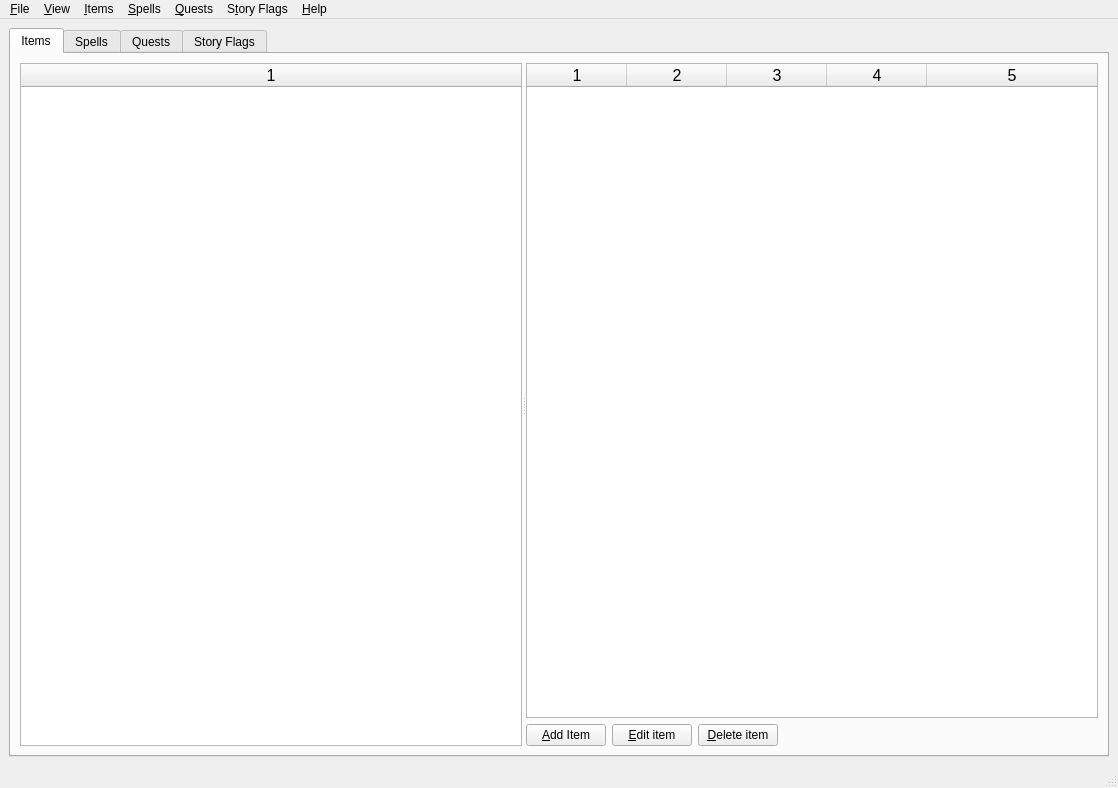
<?xml version="1.0" encoding="UTF-8"?>
<ui version="4.0">
 <class>MainForm</class>
 <widget class="QMainWindow" name="MainForm">
  <property name="geometry">
   <rect>
    <x>0</x>
    <y>0</y>
    <width>1118</width>
    <height>788</height>
   </rect>
  </property>
  <property name="windowTitle">
   <string>Game Data Editor</string>
  </property>
  <property name="windowIcon">
   <iconset resource="../res/global.qrc">
    <normaloff>:/GameDataEditor Icon.png</normaloff>:/GameDataEditor Icon.png</iconset>
  </property>
  <widget class="QWidget" name="centralwidget">
   <layout class="QGridLayout" name="gridLayout">
    <item row="0" column="0">
     <widget class="QTabWidget" name="tabWidgetSections">
      <property name="currentIndex">
       <number>0</number>
      </property>
      <widget class="QWidget" name="tabItems">
       <attribute name="title">
        <string>Items</string>
       </attribute>
       <layout class="QVBoxLayout" name="itemsLayout">
        <item>
         <layout class="QHBoxLayout" name="horizontalLayout">
          <item>
           <widget class="QSplitter" name="splitter">
            <property name="orientation">
             <enum>Qt::Horizontal</enum>
            </property>
            <widget class="QTableWidget" name="tableWidgetItemCategories">
             <property name="font">
              <font>
               <pointsize>12</pointsize>
              </font>
             </property>
             <property name="editTriggers">
              <set>QAbstractItemView::NoEditTriggers</set>
             </property>
             <property name="selectionMode">
              <enum>QAbstractItemView::SingleSelection</enum>
             </property>
             <property name="selectionBehavior">
              <enum>QAbstractItemView::SelectRows</enum>
             </property>
             <property name="iconSize">
              <size>
               <width>24</width>
               <height>24</height>
              </size>
             </property>
             <property name="columnCount">
              <number>1</number>
             </property>
             <attribute name="horizontalHeaderVisible">
              <bool>true</bool>
             </attribute>
             <attribute name="horizontalHeaderStretchLastSection">
              <bool>true</bool>
             </attribute>
             <attribute name="verticalHeaderVisible">
              <bool>false</bool>
             </attribute>
             <column/>
            </widget>
            <widget class="QWidget" name="verticalLayoutWidget">
             <layout class="QVBoxLayout" name="verticalLayout">
              <item>
               <widget class="QTableWidget" name="tableWidgetItems">
                <property name="font">
                 <font>
                  <pointsize>12</pointsize>
                 </font>
                </property>
                <property name="editTriggers">
                 <set>QAbstractItemView::NoEditTriggers</set>
                </property>
                <property name="alternatingRowColors">
                 <bool>true</bool>
                </property>
                <property name="selectionMode">
                 <enum>QAbstractItemView::SingleSelection</enum>
                </property>
                <property name="selectionBehavior">
                 <enum>QAbstractItemView::SelectRows</enum>
                </property>
                <property name="iconSize">
                 <size>
                  <width>24</width>
                  <height>24</height>
                 </size>
                </property>
                <property name="sortingEnabled">
                 <bool>true</bool>
                </property>
                <property name="rowCount">
                 <number>0</number>
                </property>
                <property name="columnCount">
                 <number>5</number>
                </property>
                <attribute name="horizontalHeaderStretchLastSection">
                 <bool>true</bool>
                </attribute>
                <attribute name="verticalHeaderVisible">
                 <bool>false</bool>
                </attribute>
                <column/>
                <column/>
                <column/>
                <column/>
                <column/>
               </widget>
              </item>
              <item>
               <layout class="QHBoxLayout" name="horizontalLayout_2">
                <item>
                 <widget class="QPushButton" name="pushButtonAddItem">
                  <property name="text">
                   <string>&amp;Add Item</string>
                  </property>
                  <property name="icon">
                   <iconset resource="../res/global.qrc">
                    <normaloff>:/commonEditor.UI/res/gtk-add.svg</normaloff>:/commonEditor.UI/res/gtk-add.svg</iconset>
                  </property>
                 </widget>
                </item>
                <item>
                 <widget class="QPushButton" name="pushButtonEditItem">
                  <property name="text">
                   <string>&amp;Edit item</string>
                  </property>
                  <property name="icon">
                   <iconset resource="../res/global.qrc">
                    <normaloff>:/commonEditor.UI/res/gtk-edit.svg</normaloff>:/commonEditor.UI/res/gtk-edit.svg</iconset>
                  </property>
                 </widget>
                </item>
                <item>
                 <widget class="QPushButton" name="pushButtonDeleteItem">
                  <property name="text">
                   <string>&amp;Delete item</string>
                  </property>
                  <property name="icon">
                   <iconset resource="../res/global.qrc">
                    <normaloff>:/commonEditor.UI/res/gtk-delete.svg</normaloff>:/commonEditor.UI/res/gtk-delete.svg</iconset>
                  </property>
                 </widget>
                </item>
                <item>
                 <spacer name="horizontalSpacer">
                  <property name="orientation">
                   <enum>Qt::Horizontal</enum>
                  </property>
                  <property name="sizeHint" stdset="0">
                   <size>
                    <width>40</width>
                    <height>20</height>
                   </size>
                  </property>
                 </spacer>
                </item>
               </layout>
              </item>
             </layout>
            </widget>
           </widget>
          </item>
         </layout>
        </item>
       </layout>
      </widget>
      <widget class="QWidget" name="tabSpells">
       <attribute name="title">
        <string>Spells</string>
       </attribute>
       <layout class="QVBoxLayout" name="spellsLayout">
        <item>
         <widget class="QLabel" name="labelSpellsPlaceholder">
          <property name="text">
           <string>Spell editing is not available yet.</string>
          </property>
          <property name="alignment">
           <set>Qt::AlignCenter</set>
          </property>
          <property name="wordWrap">
           <bool>true</bool>
          </property>
         </widget>
        </item>
       </layout>
      </widget>
      <widget class="QWidget" name="tabQuests">
       <attribute name="title">
        <string>Quests</string>
       </attribute>
       <layout class="QVBoxLayout" name="questsLayout">
        <item>
         <widget class="QLabel" name="labelQuestsPlaceholder">
          <property name="text">
           <string>Quest editing is not available yet.</string>
          </property>
          <property name="alignment">
           <set>Qt::AlignCenter</set>
          </property>
          <property name="wordWrap">
           <bool>true</bool>
          </property>
         </widget>
        </item>
       </layout>
      </widget>
      <widget class="QWidget" name="tabStoryFlags">
       <attribute name="title">
        <string>Story Flags</string>
       </attribute>
       <layout class="QVBoxLayout" name="storyFlagsLayout">
        <item>
         <widget class="QLabel" name="labelStoryFlagsPlaceholder">
          <property name="text">
           <string>Story flag editing is not available yet.</string>
          </property>
          <property name="alignment">
           <set>Qt::AlignCenter</set>
          </property>
          <property name="wordWrap">
           <bool>true</bool>
          </property>
         </widget>
        </item>
       </layout>
      </widget>
     </widget>
    </item>
   </layout>
  </widget>
  <widget class="QMenuBar" name="menubar">
   <property name="geometry">
    <rect>
     <x>0</x>
     <y>0</y>
     <width>1118</width>
     <height>22</height>
    </rect>
   </property>
   <widget class="QMenu" name="menu_File">
    <property name="geometry">
     <rect>
      <x>273</x>
      <y>179</y>
      <width>260</width>
      <height>129</height>
     </rect>
    </property>
    <property name="sizePolicy">
     <sizepolicy hsizetype="Preferred" vsizetype="Preferred">
      <horstretch>0</horstretch>
      <verstretch>0</verstretch>
     </sizepolicy>
    </property>
    <property name="minimumSize">
     <size>
      <width>260</width>
      <height>0</height>
     </size>
    </property>
    <property name="title">
     <string>&amp;File</string>
    </property>
    <widget class="QMenu" name="menu_RecentItemsDB">
     <property name="title">
      <string>&amp;Recent Items DB</string>
     </property>
     <addaction name="action_RecentMap1"/>
     <addaction name="action_RecentMap2"/>
     <addaction name="action_RecentMap3"/>
     <addaction name="action_RecentMap4"/>
     <addaction name="action_RecentMap5"/>
    </widget>
    <addaction name="menu_RecentItemsDB"/>
    <addaction name="separator"/>
    <addaction name="action_Save"/>
    <addaction name="separator"/>
    <addaction name="action_Quit"/>
   </widget>
   <widget class="QMenu" name="menuHelp">
    <property name="title">
     <string>&amp;Help</string>
    </property>
    <addaction name="action_About"/>
   </widget>
   <widget class="QMenu" name="menu_View">
    <property name="title">
     <string>&amp;View</string>
    </property>
    <widget class="QMenu" name="menu_Color_theme">
     <property name="title">
      <string>&amp;Color theme</string>
     </property>
     <addaction name="action_LightTheme"/>
     <addaction name="action_DarkTheme"/>
    </widget>
    <addaction name="menu_Color_theme"/>
   </widget>
   <widget class="QMenu" name="menu_Items">
    <property name="title">
     <string>&amp;Items</string>
    </property>
    <addaction name="action_AddItem"/>
    <addaction name="action_EditItem"/>
    <addaction name="action_DeleteItem"/>
    <addaction name="separator"/>
    <addaction name="action_ManageTextures"/>
   </widget>
   <widget class="QMenu" name="menu_Spells">
    <property name="title">
     <string>&amp;Spells</string>
    </property>
   </widget>
   <widget class="QMenu" name="menu_Quests">
    <property name="title">
     <string>&amp;Quests</string>
    </property>
   </widget>
   <widget class="QMenu" name="menu_StoryFlags">
    <property name="title">
     <string>S&amp;tory Flags</string>
    </property>
   </widget>
   <addaction name="menu_File"/>
   <addaction name="menu_View"/>
   <addaction name="menu_Items"/>
   <addaction name="menu_Spells"/>
   <addaction name="menu_Quests"/>
   <addaction name="menu_StoryFlags"/>
   <addaction name="menuHelp"/>
  </widget>
  <widget class="QStatusBar" name="statusbar"/>
  <action name="action_Quit">
   <property name="icon">
    <iconset resource="../res/global.qrc">
     <normaloff>:/commonEditor.UI/res/exit.svg</normaloff>:/commonEditor.UI/res/exit.svg</iconset>
   </property>
   <property name="text">
    <string>&amp;Quit</string>
   </property>
  </action>
  <action name="action_About">
   <property name="text">
    <string>&amp;About...</string>
   </property>
  </action>
  <action name="action_LightTheme">
   <property name="checkable">
    <bool>true</bool>
   </property>
   <property name="text">
    <string>&amp;Light</string>
   </property>
  </action>
  <action name="action_DarkTheme">
   <property name="checkable">
    <bool>true</bool>
   </property>
   <property name="text">
    <string>&amp;Dark</string>
   </property>
  </action>
  <action name="action_Save">
   <property name="icon">
    <iconset resource="../res/global.qrc">
     <normaloff>:/commonEditor.UI/res/document-save.svg</normaloff>:/commonEditor.UI/res/document-save.svg</iconset>
   </property>
   <property name="text">
    <string>&amp;Save</string>
   </property>
   <property name="shortcut">
    <string>Ctrl+S</string>
   </property>
  </action>
  <action name="action_AddItem">
   <property name="text">
    <string>&amp;Add an item...</string>
   </property>
  </action>
  <action name="action_EditItem">
   <property name="text">
    <string>&amp;Edit item...</string>
   </property>
  </action>
  <action name="action_DeleteItem">
   <property name="text">
    <string>&amp;Delete item...</string>
   </property>
  </action>
  <action name="actiong">
   <property name="text">
    <string>g</string>
   </property>
  </action>
  <action name="action_RecentMap1">
   <property name="text">
    <string/>
   </property>
   <property name="visible">
    <bool>false</bool>
   </property>
  </action>
  <action name="action_RecentMap2">
   <property name="text">
    <string/>
   </property>
   <property name="visible">
    <bool>false</bool>
   </property>
  </action>
  <action name="action_RecentMap3">
   <property name="text">
    <string/>
   </property>
   <property name="visible">
    <bool>false</bool>
   </property>
  </action>
  <action name="action_RecentMap4">
   <property name="text">
    <string/>
   </property>
   <property name="visible">
    <bool>false</bool>
   </property>
  </action>
  <action name="action_RecentMap5">
   <property name="text">
    <string/>
   </property>
   <property name="visible">
    <bool>false</bool>
   </property>
  </action>
  <action name="action_ManageTextures">
   <property name="text">
    <string>&amp;Manage texture...</string>
   </property>
  </action>
  <action name="action">
   <property name="text">
    <string>---</string>
   </property>
  </action>
 </widget>
 <resources>
  <include location="../res/global.qrc"/>
 </resources>
 <connections/>
</ui>
